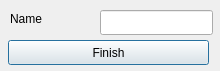
<?xml version="1.0" encoding="UTF-8"?>
<ui version="4.0">
 <class>NewDevice</class>
 <widget class="QDialog" name="NewDevice">
  <property name="geometry">
   <rect>
    <x>0</x>
    <y>0</y>
    <width>220</width>
    <height>71</height>
   </rect>
  </property>
  <property name="windowTitle">
   <string>Add Device</string>
  </property>
  <widget class="QPushButton" name="pushButton">
   <property name="geometry">
    <rect>
     <x>8</x>
     <y>40</y>
     <width>201</width>
     <height>25</height>
    </rect>
   </property>
   <property name="text">
    <string>Finish</string>
   </property>
  </widget>
  <widget class="QLineEdit" name="lineEdit">
   <property name="geometry">
    <rect>
     <x>100</x>
     <y>10</y>
     <width>113</width>
     <height>25</height>
    </rect>
   </property>
  </widget>
  <widget class="QLabel" name="label">
   <property name="geometry">
    <rect>
     <x>10</x>
     <y>10</y>
     <width>67</width>
     <height>17</height>
    </rect>
   </property>
   <property name="text">
    <string>Name</string>
   </property>
  </widget>
 </widget>
 <resources/>
 <connections/>
</ui>
